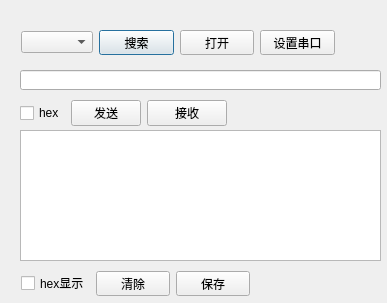
<?xml version="1.0" encoding="UTF-8"?>
<ui version="4.0">
 <class>uartform</class>
 <widget class="QDialog" name="uartform">
  <property name="geometry">
   <rect>
    <x>0</x>
    <y>0</y>
    <width>387</width>
    <height>303</height>
   </rect>
  </property>
  <property name="windowTitle">
   <string>串口接收发送界面</string>
  </property>
  <widget class="QTextEdit" name="txt_show">
   <property name="geometry">
    <rect>
     <x>20</x>
     <y>130</y>
     <width>361</width>
     <height>131</height>
    </rect>
   </property>
  </widget>
  <widget class="QWidget" name="layoutWidget">
   <property name="geometry">
    <rect>
     <x>21</x>
     <y>30</y>
     <width>314</width>
     <height>25</height>
    </rect>
   </property>
   <layout class="QHBoxLayout" name="horizontalLayout">
    <item>
     <widget class="QComboBox" name="cb_comname"/>
    </item>
    <item>
     <widget class="QPushButton" name="btn_search">
      <property name="text">
       <string>搜索</string>
      </property>
     </widget>
    </item>
    <item>
     <widget class="QPushButton" name="btn_open">
      <property name="text">
       <string>打开</string>
      </property>
     </widget>
    </item>
    <item>
     <widget class="QPushButton" name="btn_setcom">
      <property name="text">
       <string>设置串口</string>
      </property>
     </widget>
    </item>
   </layout>
  </widget>
  <widget class="QLineEdit" name="txt_send">
   <property name="geometry">
    <rect>
     <x>20</x>
     <y>70</y>
     <width>361</width>
     <height>20</height>
    </rect>
   </property>
  </widget>
  <widget class="QWidget" name="">
   <property name="geometry">
    <rect>
     <x>20</x>
     <y>100</y>
     <width>207</width>
     <height>27</height>
    </rect>
   </property>
   <layout class="QHBoxLayout" name="horizontalLayout_3">
    <item>
     <layout class="QHBoxLayout" name="horizontalLayout_2">
      <item>
       <widget class="QCheckBox" name="cb_send">
        <property name="text">
         <string>hex</string>
        </property>
       </widget>
      </item>
      <item>
       <widget class="QPushButton" name="btn_send">
        <property name="text">
         <string>发送</string>
        </property>
       </widget>
      </item>
     </layout>
    </item>
    <item>
     <widget class="QPushButton" name="btn_receive">
      <property name="text">
       <string>接收</string>
      </property>
     </widget>
    </item>
   </layout>
  </widget>
  <widget class="QWidget" name="">
   <property name="geometry">
    <rect>
     <x>21</x>
     <y>271</y>
     <width>229</width>
     <height>25</height>
    </rect>
   </property>
   <layout class="QHBoxLayout" name="horizontalLayout_4">
    <item>
     <widget class="QCheckBox" name="cb_receive">
      <property name="text">
       <string>hex显示</string>
      </property>
     </widget>
    </item>
    <item>
     <widget class="QPushButton" name="btn_clear">
      <property name="text">
       <string>清除</string>
      </property>
     </widget>
    </item>
    <item>
     <widget class="QPushButton" name="btn_save">
      <property name="text">
       <string>保存</string>
      </property>
     </widget>
    </item>
   </layout>
  </widget>
 </widget>
 <resources/>
 <connections/>
</ui>
